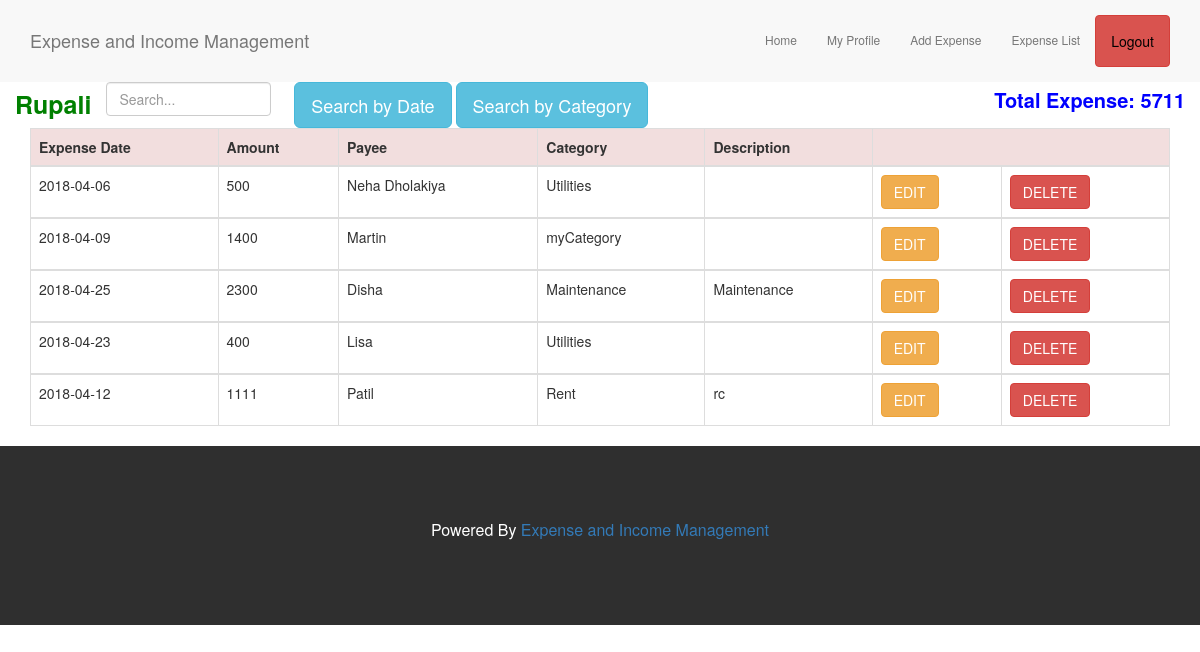
The app's page /expenseRecord.php (signed in) with its own data.
### tables this page shows
CREATE TABLE `user_reg` (
  `id` int(20) NOT NULL,
  `fname` varchar(20) NOT NULL,
  `pass1` varchar(20) NOT NULL,
  `pass2` varchar(20) NOT NULL,
  `email` varchar(20) NOT NULL
);

CREATE TABLE `expensedata` (
  `id` int(20) NOT NULL,
  `email` varchar(20) NOT NULL,
  `exdate` varchar(20) NOT NULL,
  `amt` varchar(20) NOT NULL,
  `payee` varchar(20) NOT NULL,
  `excategory` varchar(20) NOT NULL,
  `description` varchar(50) NOT NULL
);

### expenseRecord.php (the view, shortened to what this page needs)
<?php
include('connection.php');
$id = $_SESSION['id'];
$sel_user = mysqli_query($conn, "select * from user_reg where id='".$id."'");
$data = mysqli_fetch_array($sel_user);
?>
<?php
include("connection.php");
?>
<!DOCTYPE html PUBLIC "-//W3C//DTD XHTML 1.0 Transitional//EN" "http://www.w3.org/TR/xhtml1/DTD/xhtml1-transitional.dtd">
<html xmlns="http://www.w3.org/1999/xhtml">
<head>
  <link rel="stylesheet" href="https://maxcdn.bootstrapcdn.com/bootstrap/3.3.7/css/bootstrap.min.css">
  <link rel="stylesheet" type="text/css" href="stylesheet.css">
</head>
<body>
<nav class="navbar navbar-default">
  <div class="container">
    <div class="navbar-header">
      <a class="navbar-brand" href="home1.php">Expense and Income Management</a>
    </div>
    <div class="collapse navbar-collapse" id="myNavbar">
      <ul class="nav navbar-nav navbar-right">
        <li><a href="home1.php">Home</a></li>
        <li><a href="profile.php">My Profile</a></li>
        <li><a href="expenseEntry.php">Add Expense</a></li>
        <li><a href="expenseRecord.php">Expense List</a></li>
        <li><a class="btn btn-danger" href="logout.php" style="color: #000000">Logout</a></li>
      </ul>
    </div>
  </div>
</nav>
<div class="container">
  <div class="row">
    <span style="float: left; color: green; font-weight: bold; font-size: 25px;"><?php echo $data['fname']; ?>
    </span>
    <span style="float: right; color: blue; font-weight: bold; font-size: 20px;"">
        Total Expense:
    <?php
      $q=mysqli_query($conn,"select SUM(amt) from expensedata where email='".$data['email']."'") or die(mysqli_error());
      while($row=mysqli_fetch_assoc($q))
      {
          echo $row['SUM(amt)'];
      }
    ?>
    </span>&nbsp
  <a class="btn btn-info btn-lg" href="exByDate.php">Search by Date</a>
  <a class="btn btn-info btn-lg" href="exByCategory.php">Search by Category</a>
  <div class="col-xs-2">
        <input class="form-control" id="search" type="text" placeholder="Search...">
  </div>
  </div>
 </div>
 <div class="container">
  <table class="table table-hover table-bordered">
    <thead>
      <tr class="danger">
        <th>Expense Date</th>
        <th>Amount</th>
        <th>Payee</th>
        <th>Category</th>
        <th>Description</th>
        <th colspan="2"></th>
      </tr>
    </thead>
    <?php
        $query=mysqli_query($conn,"select * from expensedata where email='".$data['email']."'") or die(mysqli_error());
        while($row=mysqli_fetch_assoc($query))
        {
    ?>
    <tbody id="searchTable">
      <tr>
        <td><?php echo $row['exdate'];?></td>
        <td><?php echo $row['amt'];?></td>
        <td><?php echo $row['payee'];?></td>
        <td><?php echo $row['excategory'];?></td>
        <td><?php echo $row['description'];?></td>
        <td><a class="btn btn-warning" href="expenseEdit.php?edt=<?php echo $row['id']; ?>">EDIT</a></td>
        <td><a class="btn btn-danger" href="expenseDelete.php?del=<?php echo $row['id']; ?>">DELETE</a></td>
      </tr>
    </tbody>
    <?php
      }
    ?>
  </table>
</div>
<footer class="container-fluid bg-4 text-center">
  <p>Powered By <a href="#">Expense and Income Management</a></p>
</footer>
</body>
</html>

### stylesheet.css (style rules this page uses)
body { font: Montserrat, sans-serif; line-height: 1.8; }
p { font-size: 16px; }
.bg-4 { background-color: #2f2f2f; color: #fff; }
.container-fluid { padding-top: 70px; padding-bottom: 70px; }
.navbar { padding-top: 15px; padding-bottom: 15px; border: 0; border-radius: 0; margin-bottom: 0; font-size: 12px; }
input { border: 1px solid transparent; background-color: #f1f1f1; padding: 10px; font-size: 16px; }
input[type=text] { width: 100%; }

### records on screen
user_reg: fname "Rupali"
expensedata: exdate "2018-04-06", amt "500", payee "Neha Dholakiya", excategory "Utilities"
expensedata: exdate "2018-04-09", amt "1400", payee "Martin", excategory "myCategory"
expensedata: exdate "2018-04-25", amt "2300", payee "Disha", excategory "Maintenance", description "Maintenance"
expensedata: exdate "2018-04-23", amt "400", payee "Lisa", excategory "Utilities"
expensedata: exdate "2018-04-12", amt "1111", payee "Patil", excategory "Rent", description "rc"

### other values on screen
$row['SUM(amt)'] "5711"
